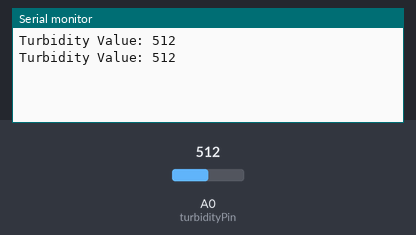
Recording of a sketch running on a simulated Arduino Uno, built with avr-gcc and run on an emulated ATmega328P. Shown: the last lines printed to the serial monitor. The test bench sets the inputs (shaded band); at power-on: A0 (turbidityPin) = 512.

Above: at 1.8 s.
1.9 s: A0 (turbidityPin) set to 716
At 2.5 s:
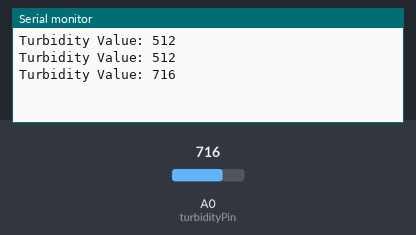
3.4 s: A0 (turbidityPin) set to 900
At 4.8 s:
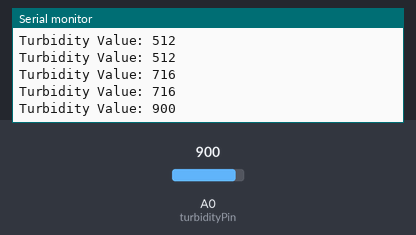
Timing chart, 0 to 6.4 s (numbered marks = the images above; inputs shaded):
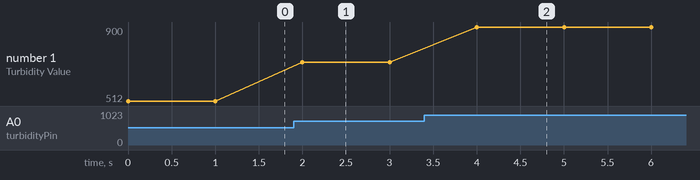

Measured:
- after the input at 1.9 s, the serial monitor: prints a new line after 0.10 s (image 1)
- after the input at 3.4 s, the serial monitor: prints a new line after 0.60 s (image 2)
- plotted number 1: 512 → 716 after the input at 1.9 s, 716 → 900 after the input at 3.4 s

The sketch:

testTurb.ino
```cpp
int turbidityPin = A0; // Analog pin connected to sensor A0
int sensorValue = 0;

void setup() {
  Serial.begin(9600);
}

void loop() {
  sensorValue = analogRead(turbidityPin);
  Serial.print("Turbidity Value: ");
  Serial.println(sensorValue);
  delay(1000);
}
```
